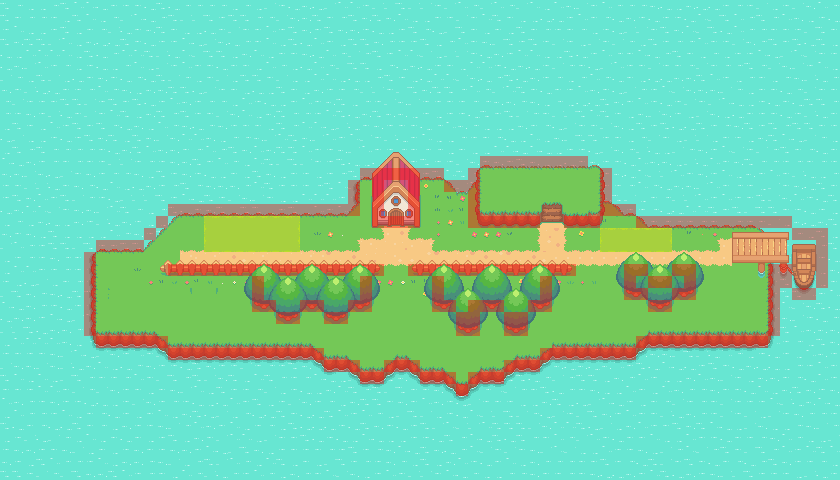

The image is a tile-based game level rendered from a .tmx file. Its description and source (layers, tilesets, objects; grid data summarised) follow:
An orthogonal 70x40 tile map with 12x12 px tiles, 14 tile layers (Water, Island, Grass and Flowers, Paths, ...), 3 tilesets.

<map version="1.9" tiledversion="1.9.0" orientation="orthogonal" renderorder="right-down" width="70" height="40" tilewidth="12" tileheight="12" infinite="0" nextlayerid="15" nextobjectid="1">
 <editorsettings>
  <export target="../../../../../Downloads/pelletTown.tmj" format="json" />
 </editorsettings>
 <tileset firstgid="1" source="rpg_tileset.tsx" />
 <tileset firstgid="1025" source="battle.tsx" />
 <tileset firstgid="1026" source="collisions.tsx" />
 <layer id="1" name="Water" width="70" height="40">
  <data>[2800 cells, 2800 non-empty, 9 distinct tile ids]</data>
 </layer>
 <layer id="2" name="Island" width="70" height="40">
  <data>[2800 cells, 842 non-empty, 93 distinct tile ids]</data>
 </layer>
 <layer id="9" name="Grass and Flowers" width="70" height="40">
  <data>[2800 cells, 116 non-empty, 30 distinct tile ids]</data>
 </layer>
 <layer id="7" name="Paths" width="70" height="40">
  <data>[2800 cells, 153 non-empty, 15 distinct tile ids]</data>
 </layer>
 <layer id="8" name="Battle Patch" width="70" height="40">
  <data>[2800 cells, 38 non-empty, 10 distinct tile ids]</data>
 </layer>
 <layer id="3" name="Plateau" width="70" height="40">
  <data>[2800 cells, 70 non-empty, 33 distinct tile ids]</data>
 </layer>
 <layer id="10" name="Fence" width="70" height="40">
  <data>[2800 cells, 66 non-empty, 8 distinct tile ids]</data>
 </layer>
 <layer id="11" name="Dock" width="70" height="40">
  <data>[2800 cells, 48 non-empty, 48 distinct tile ids]</data>
 </layer>
 <layer id="4" name="House" width="70" height="40">
  <data>[2800 cells, 51 non-empty, 51 distinct tile ids]</data>
 </layer>
 <layer id="5" name="Trees" width="70" height="40">
  <data>[2800 cells, 131 non-empty, 16 distinct tile ids]</data>
 </layer>
 <layer id="6" name="Trees1" width="70" height="40">
  <data>[2800 cells, 80 non-empty, 16 distinct tile ids]</data>
 </layer>
 <layer id="12" name="Collisions" width="70" height="40" opacity="0.4">
  <data>[2800 cells, 243 non-empty, 1 distinct tile ids]</data>
 </layer>
 <layer id="14" name="Battle" width="70" height="40" opacity="0.5">
  <data>[2800 cells, 36 non-empty, 1 distinct tile ids]</data>
 </layer>
 <layer id="13" name="Foreground Objects" width="70" height="40">
  <data>[2800 cells, 68 non-empty, 16 distinct tile ids]</data>
 </layer>
</map>
